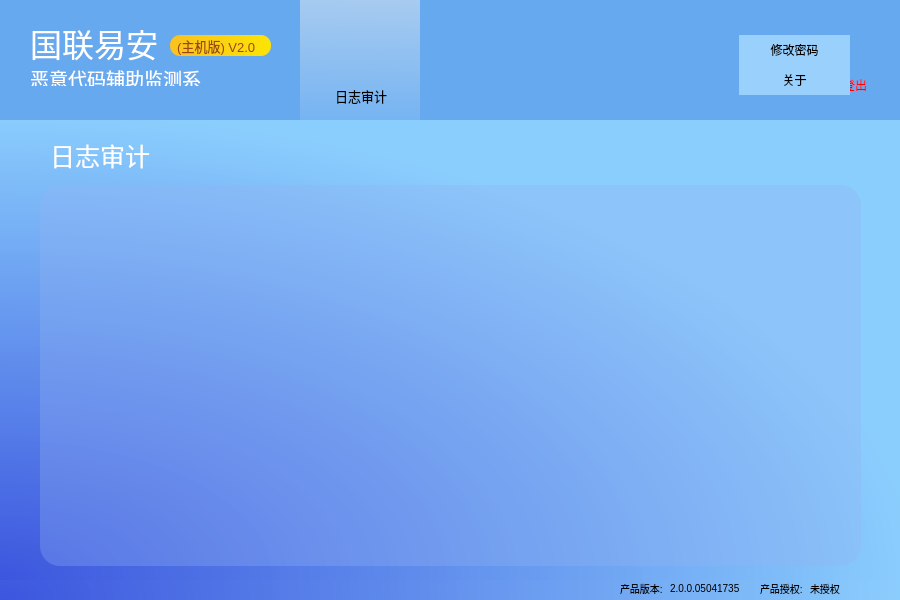
<?xml version="1.0" encoding="UTF-8"?>
<ui version="4.0">
 <class>AuditAdminWindow</class>
 <widget class="QWidget" name="AuditAdminWindow">
  <property name="geometry">
   <rect>
    <x>0</x>
    <y>0</y>
    <width>900</width>
    <height>600</height>
   </rect>
  </property>
  <property name="windowTitle">
   <string>Form</string>
  </property>
  <property name="styleSheet">
   <string notr="true">QWidget{border-radius: 10px;}
border: none;</string>
  </property>
  <widget class="QFrame" name="BackGroundFrame">
   <property name="geometry">
    <rect>
     <x>0</x>
     <y>0</y>
     <width>900</width>
     <height>600</height>
    </rect>
   </property>
   <property name="styleSheet">
    <string notr="true">border-radius: 0;</string>
   </property>
   <property name="frameShape">
    <enum>QFrame::StyledPanel</enum>
   </property>
   <property name="frameShadow">
    <enum>QFrame::Raised</enum>
   </property>
   <widget class="QFrame" name="TopFrame">
    <property name="geometry">
     <rect>
      <x>0</x>
      <y>0</y>
      <width>900</width>
      <height>120</height>
     </rect>
    </property>
    <property name="styleSheet">
     <string notr="true">background-color: rgb(102, 169, 239);
border: none;</string>
    </property>
    <property name="frameShape">
     <enum>QFrame::StyledPanel</enum>
    </property>
    <property name="frameShadow">
     <enum>QFrame::Raised</enum>
    </property>
    <widget class="QFrame" name="LogoFrame">
     <property name="geometry">
      <rect>
       <x>0</x>
       <y>0</y>
       <width>300</width>
       <height>120</height>
      </rect>
     </property>
     <property name="frameShape">
      <enum>QFrame::StyledPanel</enum>
     </property>
     <property name="frameShadow">
      <enum>QFrame::Raised</enum>
     </property>
     <widget class="QLabel" name="TitleLabel">
      <property name="geometry">
       <rect>
        <x>30</x>
        <y>25</y>
        <width>131</width>
        <height>36</height>
       </rect>
      </property>
      <property name="font">
       <font>
        <family>YouSheBiaoTiHei</family>
        <pointsize>-1</pointsize>
       </font>
      </property>
      <property name="styleSheet">
       <string notr="true">background-color: transparent;
color: rgb(255, 255, 255);
font-size:32px;
</string>
      </property>
      <property name="text">
       <string>国联易安</string>
      </property>
     </widget>
     <widget class="QLabel" name="VersionLabel">
      <property name="geometry">
       <rect>
        <x>170</x>
        <y>35</y>
        <width>101</width>
        <height>21</height>
       </rect>
      </property>
      <property name="font">
       <font>
        <pointsize>-1</pointsize>
       </font>
      </property>
      <property name="styleSheet">
       <string notr="true">background-color: qlineargradient(spread:pad, x1:0, y1:0.505682, x2:1, y2:0.505682, stop:0 rgba(250, 193, 31, 255), stop:1 rgba(252, 228, 4, 255));
color: rgb(156, 69, 21);
border-radius: 10;
font-size:13px;</string>
      </property>
      <property name="text">
       <string>  (主机版) V2.0 </string>
      </property>
     </widget>
     <widget class="QLabel" name="SloganLabel">
      <property name="geometry">
       <rect>
        <x>30</x>
        <y>70</y>
        <width>171</width>
        <height>16</height>
       </rect>
      </property>
      <property name="font">
       <font>
        <family>YouSheBiaoTiHei</family>
        <pointsize>-1</pointsize>
       </font>
      </property>
      <property name="styleSheet">
       <string notr="true">font-size:19px;
color: rgb(255, 255, 255);</string>
      </property>
      <property name="text">
       <string>恶意代码辅助监测系统</string>
      </property>
     </widget>
    </widget>
    <widget class="QFrame" name="ButtonFrame">
     <property name="geometry">
      <rect>
       <x>300</x>
       <y>0</y>
       <width>360</width>
       <height>120</height>
      </rect>
     </property>
     <property name="frameShape">
      <enum>QFrame::StyledPanel</enum>
     </property>
     <property name="frameShadow">
      <enum>QFrame::Raised</enum>
     </property>
     <widget class="QPushButton" name="UserButton">
      <property name="geometry">
       <rect>
        <x>0</x>
        <y>0</y>
        <width>120</width>
        <height>120</height>
       </rect>
      </property>
      <property name="cursor">
       <cursorShape>PointingHandCursor</cursorShape>
      </property>
      <property name="styleSheet">
       <string notr="true">QPushButton{
background-color: qlineargradient(spread:pad, x1:0.985075, y1:1, x2:1, y2:0, stop:0 rgba(118, 180, 242, 255), stop:1 rgba(167, 203, 240, 255));
}
:hover{
	background-color: qlineargradient(spread:pad, x1:0.985075, y1:1, x2:1, y2:0, stop:0 rgba(118, 180, 242, 255), stop:1 rgba(167, 203, 240, 255));
}</string>
      </property>
      <property name="text">
       <string/>
      </property>
      <property name="icon">
       <iconset>
        <normaloff>../statics/imgs/user.png</normaloff>../statics/imgs/user.png</iconset>
      </property>
      <property name="iconSize">
       <size>
        <width>30</width>
        <height>30</height>
       </size>
      </property>
     </widget>
     <widget class="QLabel" name="UserButtonName">
      <property name="geometry">
       <rect>
        <x>35</x>
        <y>88</y>
        <width>61</width>
        <height>16</height>
       </rect>
      </property>
      <property name="styleSheet">
       <string notr="true">background-color: transparent;
font-size:13px;</string>
      </property>
      <property name="text">
       <string>日志审计</string>
      </property>
     </widget>
    </widget>
    <widget class="QFrame" name="MenuFrame">
     <property name="geometry">
      <rect>
       <x>660</x>
       <y>0</y>
       <width>240</width>
       <height>120</height>
      </rect>
     </property>
     <property name="frameShape">
      <enum>QFrame::StyledPanel</enum>
     </property>
     <property name="frameShadow">
      <enum>QFrame::Raised</enum>
     </property>
     <widget class="QPushButton" name="CloseButton">
      <property name="geometry">
       <rect>
        <x>195</x>
        <y>5</y>
        <width>30</width>
        <height>30</height>
       </rect>
      </property>
      <property name="cursor">
       <cursorShape>PointingHandCursor</cursorShape>
      </property>
      <property name="styleSheet">
       <string notr="true">:hover{
	background-color: qlineargradient(spread:pad, x1:0.985075, y1:1, x2:1, y2:0, stop:0 rgba(118, 180, 242, 255), stop:1 rgba(167, 203, 240, 255));
}</string>
      </property>
      <property name="text">
       <string/>
      </property>
      <property name="icon">
       <iconset>
        <normaloff>../statics/imgs/close.png</normaloff>../statics/imgs/close.png</iconset>
      </property>
      <property name="iconSize">
       <size>
        <width>23</width>
        <height>23</height>
       </size>
      </property>
     </widget>
     <widget class="QPushButton" name="MiniButtuon">
      <property name="geometry">
       <rect>
        <x>155</x>
        <y>5</y>
        <width>30</width>
        <height>30</height>
       </rect>
      </property>
      <property name="cursor">
       <cursorShape>PointingHandCursor</cursorShape>
      </property>
      <property name="styleSheet">
       <string notr="true">:hover{
	background-color: qlineargradient(spread:pad, x1:0.985075, y1:1, x2:1, y2:0, stop:0 rgba(118, 180, 242, 255), stop:1 rgba(167, 203, 240, 255));
}</string>
      </property>
      <property name="text">
       <string/>
      </property>
      <property name="icon">
       <iconset>
        <normaloff>../statics/imgs/mini.png</normaloff>../statics/imgs/mini.png</iconset>
      </property>
      <property name="iconSize">
       <size>
        <width>18</width>
        <height>18</height>
       </size>
      </property>
     </widget>
     <widget class="QPushButton" name="SetButtuon">
      <property name="geometry">
       <rect>
        <x>115</x>
        <y>5</y>
        <width>30</width>
        <height>30</height>
       </rect>
      </property>
      <property name="cursor">
       <cursorShape>PointingHandCursor</cursorShape>
      </property>
      <property name="styleSheet">
       <string notr="true">:hover{
	background-color: qlineargradient(spread:pad, x1:0.985075, y1:1, x2:1, y2:0, stop:0 rgba(118, 180, 242, 255), stop:1 rgba(167, 203, 240, 255));
}</string>
      </property>
      <property name="text">
       <string/>
      </property>
      <property name="icon">
       <iconset>
        <normaloff>../statics/imgs/more.png</normaloff>../statics/imgs/more.png</iconset>
      </property>
      <property name="iconSize">
       <size>
        <width>20</width>
        <height>20</height>
       </size>
      </property>
     </widget>
     <widget class="QPushButton" name="SkinButton">
      <property name="geometry">
       <rect>
        <x>75</x>
        <y>5</y>
        <width>30</width>
        <height>30</height>
       </rect>
      </property>
      <property name="cursor">
       <cursorShape>PointingHandCursor</cursorShape>
      </property>
      <property name="styleSheet">
       <string notr="true">:hover{
	background-color: qlineargradient(spread:pad, x1:0.985075, y1:1, x2:1, y2:0, stop:0 rgba(118, 180, 242, 255), stop:1 rgba(167, 203, 240, 255));
}</string>
      </property>
      <property name="text">
       <string/>
      </property>
      <property name="icon">
       <iconset>
        <normaloff>../statics/imgs/skin.png</normaloff>../statics/imgs/skin.png</iconset>
      </property>
      <property name="iconSize">
       <size>
        <width>20</width>
        <height>20</height>
       </size>
      </property>
     </widget>
     <widget class="QPushButton" name="LogoutButton">
      <property name="geometry">
       <rect>
        <x>165</x>
        <y>70</y>
        <width>60</width>
        <height>30</height>
       </rect>
      </property>
      <property name="cursor">
       <cursorShape>PointingHandCursor</cursorShape>
      </property>
      <property name="styleSheet">
       <string notr="true">QPushButton{
	color: red;
	border-radius: 15;
}
:hover{
	background-color: rgb(145, 193, 243);
}</string>
      </property>
      <property name="text">
       <string>登出</string>
      </property>
     </widget>
     <widget class="QLabel" name="UserTypeLabel">
      <property name="geometry">
       <rect>
        <x>80</x>
        <y>70</y>
        <width>71</width>
        <height>30</height>
       </rect>
      </property>
      <property name="text">
       <string>安全审计员</string>
      </property>
     </widget>
     <widget class="QLabel" name="AvatarLabel">
      <property name="geometry">
       <rect>
        <x>40</x>
        <y>60</y>
        <width>40</width>
        <height>40</height>
       </rect>
      </property>
      <property name="text">
       <string/>
      </property>
     </widget>
     <widget class="Line" name="line">
      <property name="enabled">
       <bool>true</bool>
      </property>
      <property name="geometry">
       <rect>
        <x>160</x>
        <y>75</y>
        <width>2</width>
        <height>20</height>
       </rect>
      </property>
      <property name="styleSheet">
       <string notr="true">background-color: rgb(255, 255, 255);</string>
      </property>
      <property name="orientation">
       <enum>Qt::Vertical</enum>
      </property>
     </widget>
     <widget class="QFrame" name="MoreMenuFrame">
      <property name="enabled">
       <bool>true</bool>
      </property>
      <property name="geometry">
       <rect>
        <x>79</x>
        <y>35</y>
        <width>111</width>
        <height>60</height>
       </rect>
      </property>
      <property name="styleSheet">
       <string notr="true">background-color: rgb(154, 209, 252);</string>
      </property>
      <property name="frameShape">
       <enum>QFrame::StyledPanel</enum>
      </property>
      <property name="frameShadow">
       <enum>QFrame::Raised</enum>
      </property>
      <widget class="QPushButton" name="ChangePassButton">
       <property name="geometry">
        <rect>
         <x>0</x>
         <y>0</y>
         <width>111</width>
         <height>30</height>
        </rect>
       </property>
       <property name="cursor">
        <cursorShape>PointingHandCursor</cursorShape>
       </property>
       <property name="styleSheet">
        <string notr="true">:hover{
 color: black;
}</string>
       </property>
       <property name="text">
        <string>修改密码</string>
       </property>
      </widget>
      <widget class="QPushButton" name="AboutButton">
       <property name="geometry">
        <rect>
         <x>0</x>
         <y>30</y>
         <width>111</width>
         <height>30</height>
        </rect>
       </property>
       <property name="cursor">
        <cursorShape>PointingHandCursor</cursorShape>
       </property>
       <property name="styleSheet">
        <string notr="true">:hover{
 color: black;
}</string>
       </property>
       <property name="text">
        <string>关于</string>
       </property>
      </widget>
     </widget>
    </widget>
   </widget>
   <widget class="QFrame" name="BottomFrame">
    <property name="geometry">
     <rect>
      <x>0</x>
      <y>120</y>
      <width>900</width>
      <height>480</height>
     </rect>
    </property>
    <property name="styleSheet">
     <string notr="true">background-color: qradialgradient(spread:pad, cx:0, cy:1, radius:1.02262, fx:0, fy:1, stop:0 rgba(60, 86, 222, 255), stop:0.995025 rgba(138, 206, 253, 250));
border: none;</string>
    </property>
    <property name="frameShape">
     <enum>QFrame::StyledPanel</enum>
    </property>
    <property name="frameShadow">
     <enum>QFrame::Raised</enum>
    </property>
    <widget class="QLabel" name="label_20">
     <property name="geometry">
      <rect>
       <x>760</x>
       <y>460</y>
       <width>51</width>
       <height>16</height>
      </rect>
     </property>
     <property name="font">
      <font>
       <pointsize>-1</pointsize>
      </font>
     </property>
     <property name="styleSheet">
      <string notr="true">background-color:transparent;
font-size:10px;</string>
     </property>
     <property name="text">
      <string>产品授权:</string>
     </property>
    </widget>
    <widget class="QLabel" name="label_21">
     <property name="geometry">
      <rect>
       <x>620</x>
       <y>460</y>
       <width>51</width>
       <height>16</height>
      </rect>
     </property>
     <property name="font">
      <font>
       <pointsize>-1</pointsize>
      </font>
     </property>
     <property name="styleSheet">
      <string notr="true">background-color:transparent;
font-size:10px;</string>
     </property>
     <property name="text">
      <string>产品版本:</string>
     </property>
    </widget>
    <widget class="QLabel" name="label_22">
     <property name="geometry">
      <rect>
       <x>670</x>
       <y>460</y>
       <width>81</width>
       <height>16</height>
      </rect>
     </property>
     <property name="font">
      <font>
       <pointsize>-1</pointsize>
      </font>
     </property>
     <property name="styleSheet">
      <string notr="true">background-color:transparent;
font-size:10px;</string>
     </property>
     <property name="text">
      <string>2.0.0.05041735</string>
     </property>
    </widget>
    <widget class="QLabel" name="label_23">
     <property name="geometry">
      <rect>
       <x>810</x>
       <y>460</y>
       <width>51</width>
       <height>16</height>
      </rect>
     </property>
     <property name="font">
      <font>
       <pointsize>-1</pointsize>
      </font>
     </property>
     <property name="styleSheet">
      <string notr="true">background-color:transparent;
font-size:10px;</string>
     </property>
     <property name="text">
      <string>未授权</string>
     </property>
    </widget>
   </widget>
   <widget class="QFrame" name="LogFrame">
    <property name="geometry">
     <rect>
      <x>0</x>
      <y>120</y>
      <width>900</width>
      <height>460</height>
     </rect>
    </property>
    <property name="styleSheet">
     <string notr="true">background-color: qradialgradient(spread:pad, cx:0, cy:1, radius:1.02262, fx:0, fy:1, stop:0 rgba(60, 86, 222, 255), stop:0.995025 rgba(138, 206, 253, 250));
border: none;</string>
    </property>
    <property name="frameShape">
     <enum>QFrame::StyledPanel</enum>
    </property>
    <property name="frameShadow">
     <enum>QFrame::Raised</enum>
    </property>
    <widget class="QFrame" name="ToolsBackFrame_2">
     <property name="geometry">
      <rect>
       <x>0</x>
       <y>0</y>
       <width>900</width>
       <height>460</height>
      </rect>
     </property>
     <property name="styleSheet">
      <string notr="true">background-color: transparent;</string>
     </property>
     <property name="frameShape">
      <enum>QFrame::StyledPanel</enum>
     </property>
     <property name="frameShadow">
      <enum>QFrame::Raised</enum>
     </property>
     <widget class="QFrame" name="XitongFuzhuFrame_2">
      <property name="geometry">
       <rect>
        <x>40</x>
        <y>65</y>
        <width>821</width>
        <height>381</height>
       </rect>
      </property>
      <property name="font">
       <font>
        <underline>true</underline>
       </font>
      </property>
      <property name="styleSheet">
       <string notr="true">background-color: rgba(146, 178, 242, 80);
border-radius: 20;</string>
      </property>
      <property name="frameShape">
       <enum>QFrame::StyledPanel</enum>
      </property>
      <property name="frameShadow">
       <enum>QFrame::Raised</enum>
      </property>
      <widget class="QTableWidget" name="LogTableWidget">
       <property name="geometry">
        <rect>
         <x>0</x>
         <y>0</y>
         <width>821</width>
         <height>381</height>
        </rect>
       </property>
       <property name="styleSheet">
        <string notr="true">background-color:transparent;</string>
       </property>
      </widget>
     </widget>
     <widget class="QLabel" name="label_38">
      <property name="geometry">
       <rect>
        <x>50</x>
        <y>20</y>
        <width>111</width>
        <height>31</height>
       </rect>
      </property>
      <property name="font">
       <font>
        <pointsize>-1</pointsize>
       </font>
      </property>
      <property name="styleSheet">
       <string notr="true">color: rgb(255, 255, 255);
font-size:25px;</string>
      </property>
      <property name="text">
       <string>日志审计</string>
      </property>
     </widget>
    </widget>
   </widget>
   <zorder>BottomFrame</zorder>
   <zorder>TopFrame</zorder>
   <zorder>LogFrame</zorder>
  </widget>
 </widget>
 <resources/>
 <connections/>
</ui>
